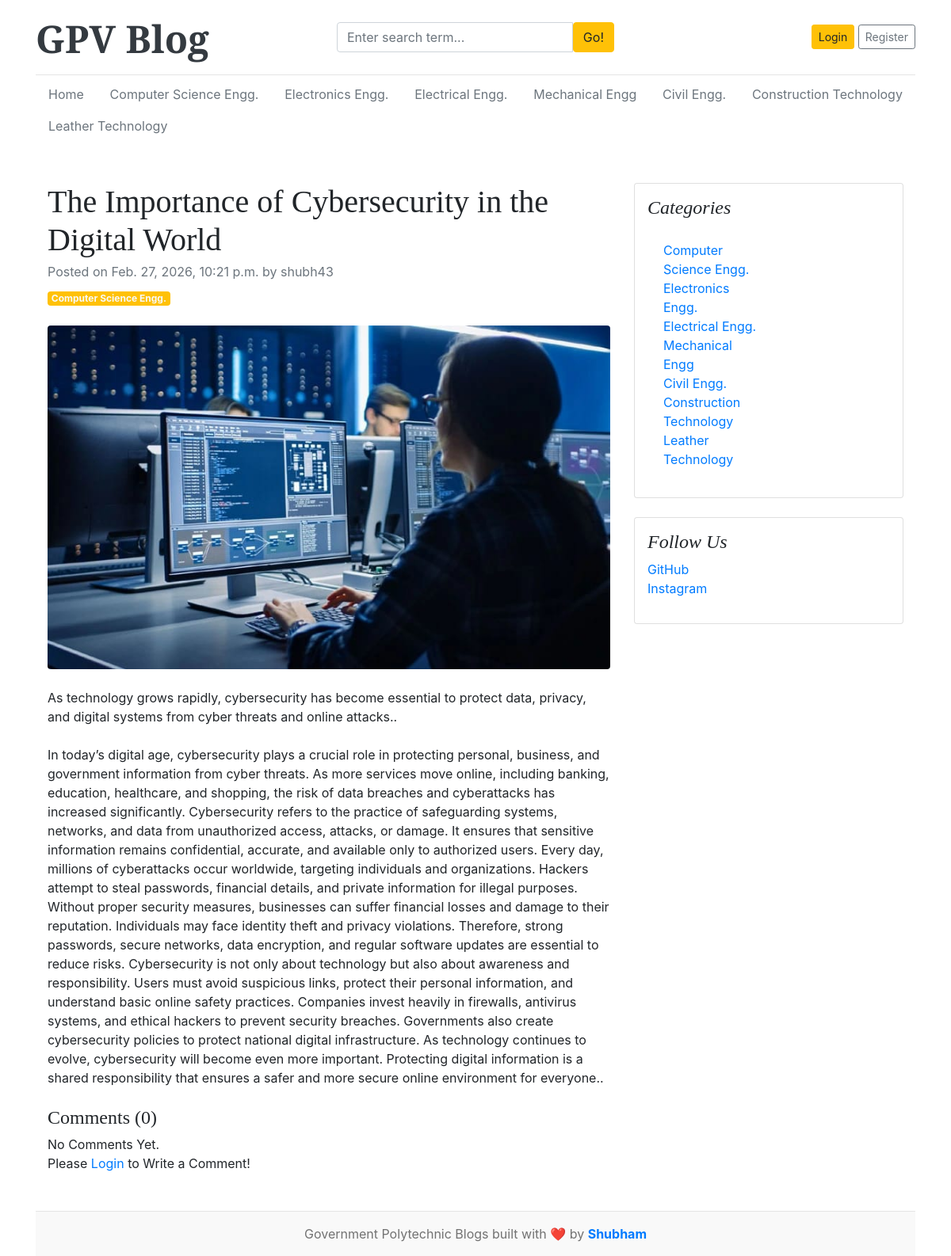
Screenshot of /blogs/the-importance-of-cybersecurity-in-the-digital-world-15/ with the database file from the repository.
### blogs/models.py (models this page shows, shortened)
class category(models.Model):
    category_name = models.CharField(max_length=50,unique=True)
    cerated_at = models.DateTimeField(auto_now_add=True)
    updated_at = models.DateTimeField(auto_now=True)
    class Meta:
        verbose_name_plural = 'categories'
    def __str__(self):
        return self.category_name

class Blog(models.Model):
    title = models.CharField(max_length=500)
    slug = models.SlugField(max_length=150, unique=True, blank=True)
    category = models.ForeignKey(category, on_delete=models.CASCADE)
    author = models.ForeignKey(User, on_delete=models.CASCADE)
    featured_image = models.ImageField(upload_to='uploads/%Y/%m/%d')
    short_description = models.TextField(max_length=1000)
    blog_body = models.TextField(max_length=5000)
    status = models.CharField(max_length=20, choices=STATUS_CHOICES, default="Draft")
    is_featured = models.BooleanField(default=False)
    created_at = models.DateTimeField(auto_now_add=True)
    updated_at = models.DateTimeField(auto_now=True)

### assignments/models.py (models this page shows, shortened)
class SocialLink(models.Model):
  platform = models.CharField(max_length=100)
  link = models.URLField(max_length=400)
  created_at = models.DateTimeField(auto_now_add=True)
  updated_at = models.DateTimeField(auto_now=True)

### blogs/views.py (the view, shortened to what this page needs)
# urls.py: path('blogs/<slug:slug>/', BlogsView.blogs, name='blogs'),
def blogs(request, slug):
    single_blog= get_object_or_404(Blog, slug=slug, status='Published')
    comments = Comment.objects.filter(blog=single_blog)
    comments_count = comments.count()
    context = {
        'single_blog': single_blog,
        'comments': comments,
        'comments_count': comments_count,
    }
    return render(request, 'blogs.html', context)

### blogs/context_processors.py (called while the page is built)
def get_categories(request):
  categories = category.objects.all()
  return dict(categories=categories)

def get_social_links(requests):
  social_links = SocialLink.objects.all()
  return dict(social_links=social_links)

### templates/blogs.html
{% extends "base.html" %}
{% block content %}
<div class="container mt-5">
    <div class="row">
        <div class="col-lg-8">
            <article>
                <header class="mb-4">
                    <h1 class="fw-bolder mb-1">{{ single_blog.title }}</h1>
                    <div class="text-muted fst-italic mb-2">Posted on {{single_blog.created_at}} by {{single_blog.author}}</div>
                    <a class="badge bg-warning text-decoration-none text-light" href="#!">{{ single_blog.category}} </a>
                </header>
                <figure class="mb-4"><img class="img-fluid rounded" src="{{ single_blog.featured_image.url }}" alt="..." /></figure>
                <section class="mb-5">
                    <p class="fs-5 mb-4">{{single_blog.short_description }}.</p>
                    <p class="fs-5 mb-4">{{ single_blog.blog_body }}.</p>
                     <h4> Comments ({{comments_count}}) </h4>
                     {% if comments %}
                     {%for comment in comments %}
                        <div class="card mt-1 ">
                            <div class="card-body">
                                <p class="card-text mb-0">{{ comment }}</p>
                                <span>
                                    <small>By {{ comment.user }}</small>
                                    <small>| {{comment.created_at | timesince }} ago</small>
                                </span>
                            </div>
                        </div>
                     {% endfor %}
                     {% else %}
                     No Comments Yet.
                     {% endif %}
                     <br>
                    <div class="form-group">
                        {% if user.is_authenticated %}
                        <form action="" method="POST">
                            {% csrf_token %}
                            <div class="form-group">
                                <textarea name="comment" class="form-control" placeholder="Write Your Comments"></textarea>
                                    <input type="submit" value="Submit" class="btn btn-primary mt-2">
                            </div>
                        </form>
                        {% else %}
                        <p>Please <span><a href="{% url 'login' %}">Login</a></span> to Write a Comment! </p>
                        {% endif %}
                    </div>
                </section>
            </article>
        </div>
        <div class="col-lg-4">
            <div class="card mb-4 p-3">
                <h4 class="font-italic">Categories</h4>
                <div class="card-body">
                    <div class="row">
                        <div class="col-sm-6">
                            <ul class="list-unstyled mb-0">
                              {% for cat in categories %}
                                <li><a href="{% url 'posts_by_category' cat.id %}"> {{cat.category_name}} </a></li>
                                {% endfor %}
                            </ul>
                        </div>
                    </div>
                </div>
            </div>
            {% if social_links %}
            <div class="card mb-4 p-3">
                <h4 class="font-italic">Follow Us</h4>
                <ol class="list-unstyled">
                  {% for i in social_links %}
                    <li><a href="{{ i.link }}" target="_blank">{{ i.platform }}</a></li>
                  {% endfor %}
                </ol>
            </div>
            {% endif %}
        </div>
    </div>
</div>
{% endblock %}

### templates/base.html (shortened to what this page needs)
{% load static %}
<!DOCTYPE html>
<html lang="en">
<head>
    <link href="https://getbootstrap.com/docs/4.0/dist/css/bootstrap.min.css" rel="stylesheet">
    <link rel="stylesheet" href="https://cdnjs.cloudflare.com/ajax/libs/font-awesome/4.7.0/css/font-awesome.min.css">
    <link href="{% static 'C:\Users\itzsh\OneDrive\Desktop\Blog\blog_main\static\css\blog.css'%}" rel="stylesheet">
  </head>
<body>
    <div class="container">
      <header class="blog-header py-3">
        <div class="row flex-nowrap justify-content-between align-items-center">
          <div class="col-4 pt-1">
            <a class="blog-header-logo text-dark display-4 font-weight-bold" href="/">GPV Blog</a>
          </div>
          <div class="col-4">
            <form action="{% url 'search' %}" method="GET">
              <div class="input-group">
                <input class="form-control" type="text" name="keywords" value="{{ keyword }}" placeholder="Enter search term..." aria-label="Enter search term..." aria-describedby="button-search" />
                  <button type="submit" class="btn btn-warning" id="button-search" type="button">Go!</button>
              </div>
            </form>
          </div>
          <div class="col-4 d-flex justify-content-end align-items-center">
            {% if not user.is_authenticated %}
            <a class="btn btn-sm btn-warning glow-btn" href="{% url 'login' %}">Login</a> &nbsp;
            <a class="btn btn-sm btn-outline-secondary glow-btn" href="{% url 'register' %}">Register</a>
            {% else %}
            <span><a href="{% url 'dashboard' %}" class="glow-button">Dashboard</a></span>
            &emsp;
            <span><a href="{% url 'logout' %}" class="glow-button">Logout</a></span>
            {% endif %}
          </div>
        </div>
      </header>
      <div class="nav-scroller py-1 mb-2">
        <nav class="nav d-flex justify-content-between">
          <a class="nav-btn" href="/">Home</a>
          {% for cat in categories %}
            <a class="nav-btn" href="{% url 'posts_by_category' cat.id %}">
              {{ cat.category_name }}
            </a>
          {% endfor %}
        </nav>
      </div>
{% block content %}
{% endblock %}
 <footer class="blog-footer text-center py-3">
  <div class="container">
    <p class="mb-0">
      Government Polytechnic Blogs built with ❤️ by
      <a href="" class="font-weight-bold">Shubham</a>
    </p>
  </div>
</footer>
</body>
</html>

### blog_main/static/css/blog.css (style rules this page uses)
.blog-header { border-bottom: 1px solid #e5e5e5; }
.blog-header-logo { font-family: "Playfair Display", Georgia, "Times New Roman", serif; font-size: 2.25rem; }
h1, h2, h3, h4, h5, h6 { font-family: "Playfair Display", Georgia, "Times New Roman", serif; }
.display-4 { font-size: 2.5rem; }
@media (min-width: 768px) { .display-4 { font-size: 3rem; } }
.blog-footer { padding: 2.5rem 0; color: #727272; text-align: center; background-color: #f9f9f9; border-top: .05rem solid #e5e5e5; }
.blog-footer p:last-child { text-align: center; margin-bottom: 0; margin-bottom: 1rem; }
.glow-btn { transition: all 0.3s ease-in-out; }
.nav-btn { padding: 8px 16px; border-radius: 6px; text-decoration: none; color: #6c757d; transition: all 0.3s ease-in-out; display: inline-block; }

### rows the page displays
category: category_name "Computer Science Engg."
category: category_name "Electronics Engg."
category: category_name "Electrical Engg."
category: category_name "Mechanical Engg"
category: category_name "Civil Engg."
category: category_name "Construction Technology"
category: category_name "Leather Technology"
Blog: title "The Importance of Cybersecurity in the Digital World", created_at "Feb. 27, 2026, 10:21 p.m.", author "shubh43", category "Computer Science Engg.", featured_image (picture), short_description "As technology grows rapidly, cybersecurity has become essential to protect data, privacy, and digital systems from cyber threats and online attacks.", blog_body "In today’s digital age, cybersecurity plays a crucial role in protecting personal, business, and government information from cyber threats. As more services move online, including banking, education, healthcare, and shopping, the risk of data breaches and cyberattacks has increased significantly. Cybersecurity refers to the practice of safeguarding systems, networks, and data from unauthorized access, attacks, or damage. It ensures that sensitive information remains confidential, accurate, and available only to authorized users. Every day, millions of cyberattacks occur worldwide, targeting individuals and organizations. Hackers attempt to steal passwords, financial details, and private…"
SocialLink: platform "GitHub"
SocialLink: platform "Instagram"

### other values shown
{{ comments_count }} "0"
